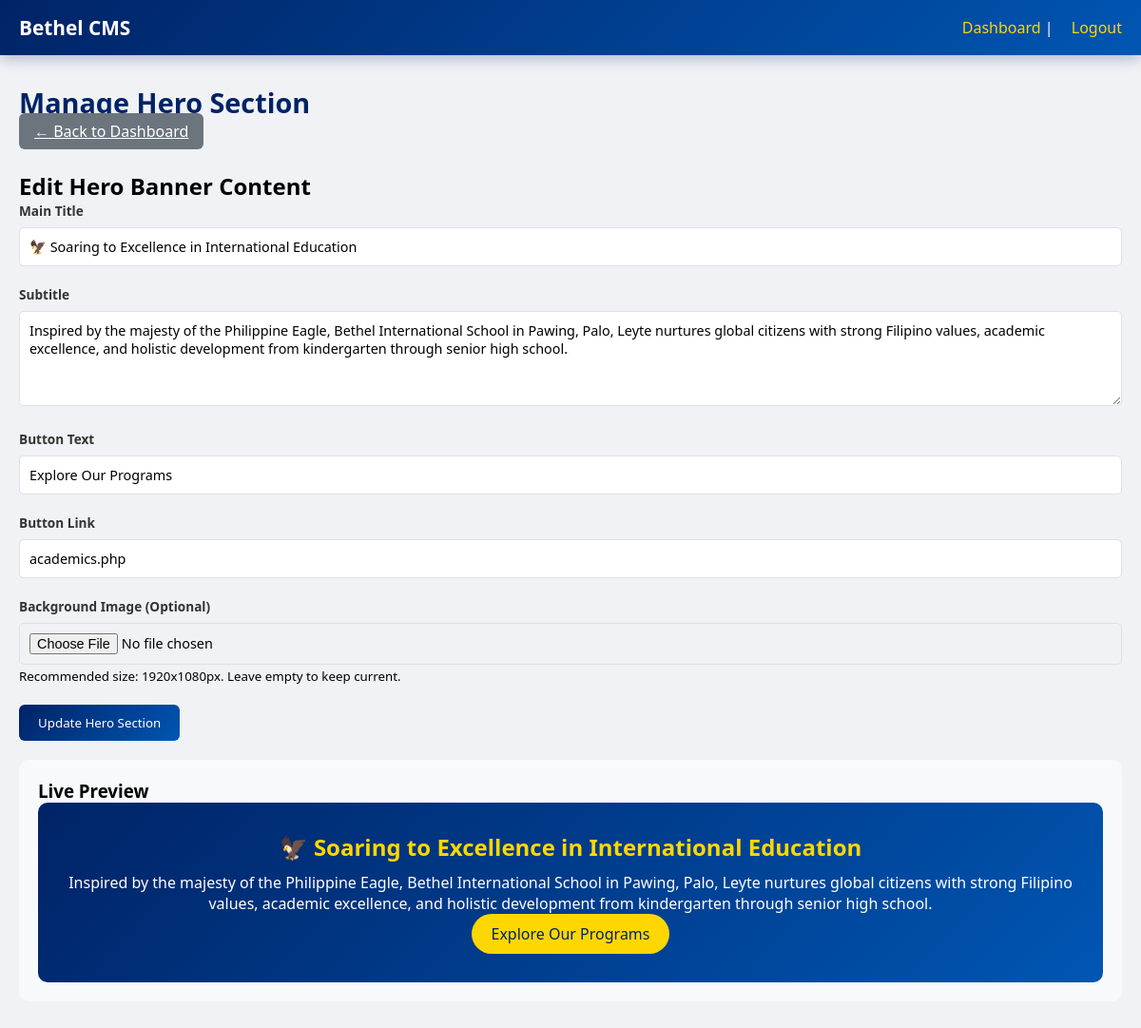
The app's page /admin/manage-hero.php (signed in) with its own data.
### tables this page shows
CREATE TABLE `hero_content` (
  `id` int(11) NOT NULL,
  `title` varchar(255) NOT NULL,
  `subtitle` text DEFAULT NULL,
  `cta_text` varchar(100) DEFAULT NULL,
  `cta_link` varchar(255) DEFAULT NULL,
  `background_image` varchar(255) DEFAULT NULL,
  `updated_at` timestamp NOT NULL DEFAULT current_timestamp() ON UPDATE current_timestamp()
);

### admin/manage-hero.php (the view, shortened to what this page needs)
<?php
require_once '../includes/db.php';
$hero = $pdo->query("SELECT * FROM hero_content ORDER BY id DESC LIMIT 1")->fetch();
?>
<!DOCTYPE html>
<html lang="en">
<head>
    <link rel="stylesheet" href="../css/admin-style.css">
</head>
<body>
<div class="admin-wrapper">
    <nav class="admin-nav"><div class="admin-nav-container"><div class="admin-logo">Bethel CMS</div><div class="admin-user"><a href="dashboard.php">Dashboard</a> | <a href="logout.php">Logout</a></div></div></nav>
    <div class="admin-container">
        <div class="page-header"><h1>Manage Hero Section</h1><a href="dashboard.php" class="btn-secondary">← Back to Dashboard</a></div>
        <div class="form-container">
            <h2>Edit Hero Banner Content</h2>
            <form method="POST" enctype="multipart/form-data">
                <div class="form-group"><label>Main Title</label><input type="text" name="title" required value="<?php echo isset($hero['title']) ? htmlspecialchars($hero['title']) : ''; ?>"></div>
                <div class="form-group"><label>Subtitle</label><textarea name="subtitle" rows="4" required><?php echo isset($hero['subtitle']) ? htmlspecialchars($hero['subtitle']) : ''; ?></textarea></div>
                <div class="form-row">
                    <div class="form-group"><label>Button Text</label><input type="text" name="cta_text" value="<?php echo isset($hero['cta_text']) ? htmlspecialchars($hero['cta_text']) : ''; ?>"></div>
                    <div class="form-group"><label>Button Link</label><input type="text" name="cta_link" value="<?php echo isset($hero['cta_link']) ? htmlspecialchars($hero['cta_link']) : ''; ?>"></div>
                </div>
                <div class="form-group">
                    <label>Background Image (Optional)</label>
                    <input type="file" name="background_image" accept="image/*"><small>Recommended size: 1920x1080px. Leave empty to keep current.</small>
                </div>
                <button type="submit" name="update_hero" class="btn-primary">Update Hero Section</button>
            </form>
        </div>
        <div class="preview-box">
            <h3>Live Preview</h3>
            <div class="hero-preview">
                <h2><?php echo isset($hero['title']) ? htmlspecialchars($hero['title']) : 'Preview'; ?></h2>
                <p><?php echo isset($hero['subtitle']) ? htmlspecialchars($hero['subtitle']) : 'Preview text'; ?></p>
                <a href="#" style="display:inline-block; background: var(--accent-color); color: var(--primary-color); padding: 10px 20px; border-radius: 50px; text-decoration: none;"><?php echo isset($hero['cta_text']) ? htmlspecialchars($hero['cta_text']) : 'Button'; ?></a>
            </div>
        </div>
    </div>
</div>
</body>
</html>

### css/admin-style.css (style rules this page uses)
* { margin: 0; padding: 0; box-sizing: border-box; font-family: 'Segoe UI', Roboto, system-ui, sans-serif; }
:root { --primary-color: #002366; --secondary-color: #0056b3; --accent-color: #FFD700; --dark-color: #1a1a2e; --gray-light: #f8f9fa; --gray-border: #dee2e6; }
body { background: #f0f2f5; }
.admin-nav { background: linear-gradient(135deg, var(--primary-color) 0%, var(--secondary-color) 100%); color: white; padding: 15px 0; box-shadow: 0 3px 15px rgba(0, 35, 102, 0.3); position: sticky; top: 0; z-index: 100; }
.admin-nav-container { max-width: 1400px; margin: 0 auto; padding: 0 20px; display: flex; justify-content: space-between; align-items: center; flex-wrap: wrap; gap: 15px; }
.admin-logo { font-size: 1.3rem; font-weight: bold; }
.admin-user a { color: var(--accent-color); text-decoration: none; margin-left: 15px; transition: color 0.3s; }
.admin-container { max-width: 1200px; margin: 0 auto; padding: 30px 20px; }
.page-header { margin-bottom: 30px; }
.page-header h1 { font-size: 1.8rem; color: var(--primary-color); }
.form-group { margin-bottom: 20px; }
.form-group label { display: block; margin-bottom: 8px; font-weight: 600; color: #333; font-size: 0.85rem; }
.form-group input, .form-group textarea, .form-group select { width: 100%; padding: 10px; border: 1px solid var(--gray-border); border-radius: 5px; font-size: 0.9rem; transition: all 0.3s; }
.form-group textarea { resize: vertical; min-height: 100px; }
.btn-primary { background: linear-gradient(135deg, var(--primary-color), var(--secondary-color)); color: white; padding: 10px 20px; border: none; border-radius: 6px; cursor: pointer; font-weight: 500; transition: all 0.3s; display: inline-flex; align-items: center; gap: 8px; }
.btn-secondary { background: #6c757d; color: white; padding: 8px 16px; border: none; border-radius: 6px; cursor: pointer; font-weight: 500; }

### admin/manage-hero.php (style rules this page uses)
.preview-box { background: #f8f9fa; padding: 20px; border-radius: 10px; margin-top: 20px; }
.hero-preview { background: linear-gradient(135deg, var(--primary-color), var(--secondary-color)); padding: 30px; border-radius: 10px; color: white; text-align: center; }
.hero-preview h2 { color: var(--accent-color); margin-bottom: 10px; }

### records on screen
hero_content: title "🦅 Soaring to Excellence in International Education", subtitle "Inspired by the majesty of the Philippine Eagle, Bethel International School in Pawing, Palo, Leyte nurtures global citizens with strong Filipino values, academic excellence, and holistic development from kindergarten through senior high school.", cta_text "Explore Our Programs", cta_link "academics.php"
